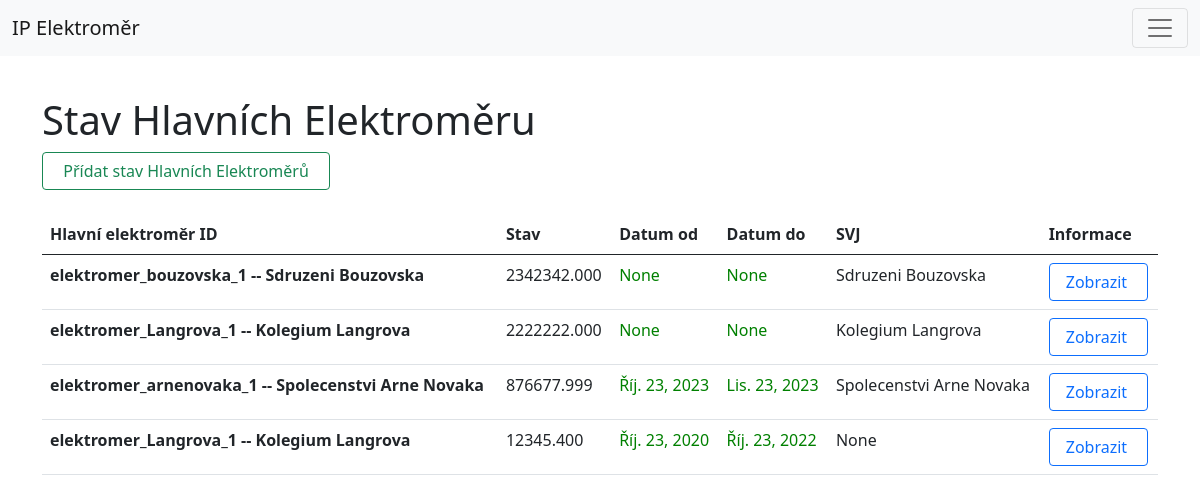
The page /balances_main (signed in) on the database its author committed.
### elektromer_app/models.py (models this page shows, shortened)
class Balance_main(models.Model):
	main_electrometer = models.ForeignKey(Main_electrometer, on_delete=models.SET_NULL, null=True)
	balance = models.DecimalField(max_digits=10, decimal_places=3)
	from_date = models.DateField(null=True, blank=True)
	to_date = models.DateField(blank=True, null=True)
	date_created = models.DateTimeField(auto_now_add=True, null=True)
	svj = models.ForeignKey(Svj, on_delete=models.SET_NULL, null=True)
	history = HistoricalRecords()

class Main_electrometer(models.Model):
	identification_number = models.CharField(max_length=255, null=False)
	from_date = models.DateField(null=True)
	to_date = models.DateField(blank=True, null=True)
	svj = models.ForeignKey(Svj, on_delete=models.SET_NULL, null=True)
	date_created = models.DateTimeField(auto_now_add=True, null=True)
	history = HistoricalRecords()
	def __str__(self):
		return str(self.identification_number) + "  -- " + str(self.svj)

class Svj(models.Model):
	identification_number = models.CharField(max_length=255, null=False)
	from_date = models.DateField(null=False)
	to_date = models.DateField(blank=True, null=True)
	date_created = models.DateTimeField(auto_now_add=True, null=True)
	name = models.CharField(max_length=255)
	address_street = models.CharField(max_length=255)
	address_orientation_number = models.IntegerField(default=0, null=True, blank=True)
	address_number_subscription= models.IntegerField(default=0)
	address_city = models.CharField(max_length=255)
	address_postal_code = models.IntegerField(default=0)
	account_number = models.CharField(max_length=255, null=True, blank=True)
	energy_supply = models.CharField(max_length=255)
	number_of_flats = models.IntegerField(default=0, null=False)
	history = HistoricalRecords()
	def __str__(self):
		return self.name

### elektromer_app/views.py (the view)
# urls.py: path('balances_main', views.balances_main, name="balances_main"),
@login_required(login_url='login')
def balances_main(request):
	all_balances_main = Balance_main.objects.all()
	form = Balance_mainForm()
	return render (request, 'elektromer_app/balances_main.html', {'all_balances_main': all_balances_main,
		'form': form, })

### templates/elektromer_app/balances_main.html (shortened to what this page needs)
{% extends 'elektromer_app/base.html' %}
	{% load static %}
	{% block content %}
	<container>
<div class="container" style=" min-width: 90vw;">
<br><br>
<h1>Stav Hlavních Elektroměru</h1>
<a type="button" class="btn btn-outline-success" data-bs-toggle="modal" data-bs-target="#balanceModal"title="Timto tlačítkem můžete přidat solární elektroměr."> &nbsp; Přídat stav Hlavních Elektroměrů &nbsp;</a></td>
     {% load crispy_forms_tags %}
	<br><br>
	<center>
		<div class="tabulka">
			<table class="table">
			  <thead>
			    <tr>
			      <th scope="col">Hlavní elektroměr ID</th>
			      <th scope="col">Stav</th>
			      <th scope="col">Datum od</th>
			      <th scope="col">Datum do</th>
			      <th scope="col">SVJ</th>
			      <th scope="col">Informace</th>
			    </tr>
			  </thead>
			  <tbody>
			    	<tr>
			    		{% for balance_main in all_balances_main %}
				      <td scope="row"><b>{{balance_main.main_electrometer}}</b></td>
				      <td>{{balance_main.balance}}</td>
				      <td class="aktivni" style="color: green;"> {{balance_main.from_date}}</td>
				      <td class="ukoncene" style="color: green;">{{balance_main.to_date}}</td>
				      <td>{{balance_main.svj}}</td>
    				  <td><a type="button" class="btn btn-outline-primary" data-bs-toggle="tooltip" title="Timto tlačítkem můžete přejít k zobrazení tohoto stavu Hlavního elektroměru." href='{% url "balance_main" balance_main.id %}'>&nbsp;Zobrazit &nbsp;</a></td>
			    	</tr>
			    {% endfor %}
			  </tbody>
			</table>
    	</div>
	</center>
	</div>
	{% endblock %}

### rows shown on the page
Balance_main: main_electrometer "elektromer_bouzovska_1 -- Sdruzeni Bouzovska", balance "2342342.000", from_date "None", to_date "None", svj "Sdruzeni Bouzovska"
Balance_main: main_electrometer "elektromer_Langrova_1 -- Kolegium Langrova", balance "2222222.000", from_date "None", to_date "None", svj "Kolegium Langrova"
Balance_main: main_electrometer "elektromer_arnenovaka_1 -- Spolecenstvi Arne Novaka", balance "876677.999", from_date "Říj. 23, 2023", to_date "Lis. 23, 2023", svj "Spolecenstvi Arne Novaka"
Balance_main: main_electrometer "elektromer_Langrova_1 -- Kolegium Langrova", balance "12345.400", from_date "Říj. 23, 2020", to_date "Říj. 23, 2022", svj "None"
